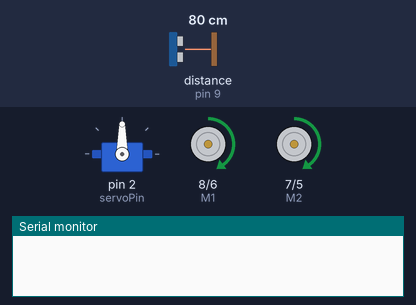
A sketch run on a simulated Arduino Uno, built with avr-gcc and run on an emulated ATmega328P. Shown: servo, direction and speed pins drawn as motors (green arrow = direction pin HIGH = forward, orange = LOW = backward, longer = more drive), the last lines printed to the serial monitor. Wiring (inferred from the names in the program): ultrasonic range finder: trigger pin 13; echo pin 9. Inputs (shaded band) come from the test bench; at power-on: distance to the obstacle (sensor on pin 9) 80 cm. The echo pulse lasts 58.3 µs per cm.

Above: at 1.2 s.
1.3 s: distance to the obstacle (sensor on pin 9) set to 33 cm
2.8 s: distance to the obstacle (sensor on pin 9) set to 28 cm
At 2.93 s:
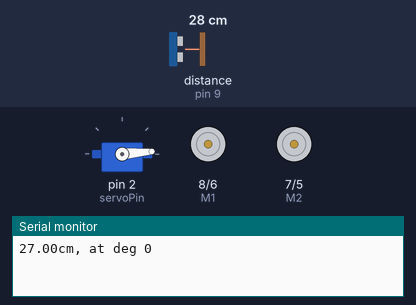
5.8 s: distance to the obstacle (sensor on pin 9) set to 35 cm
At 8.57 s:
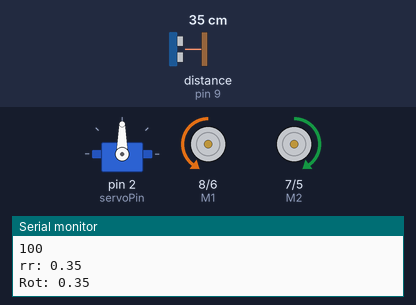
8.8 s: distance to the obstacle (sensor on pin 9) set to 2 cm
At 9.38 s:
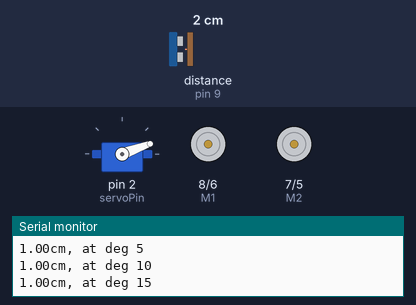
11.8 s: distance to the obstacle (sensor on pin 9) set to 4 cm
At 15.72 s:
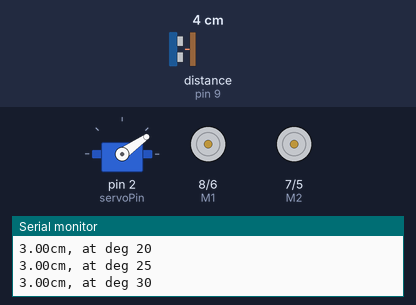
Timing chart, 0 to 15.8 s (numbered marks = the images above; inputs shaded):
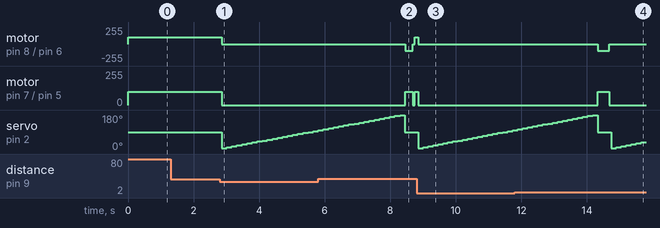

Measured:
- the behaviour switches between 31 and 30 cm on distance to the obstacle (sensor on pin 9) (found by bisection; images 0 and 1)
- after the input at 1.3 s, every drawn part: stays the same
- after the input at 2.8 s, motor on pin 8 (M1) / pin 6 (E1), motor on pin 7 (M2) / pin 5 (E2): forward 100/255 → stopped after 0.05 s; servo on pin 2 (servoPin): 90° → 5° after 0.06 s, → 10° 0.16 s later, → 15° 0.16 s later, → 20° 0.16 s later, … (19 changes in this stretch)
- after the input at 5.8 s, motor on pin 8 (M1) / pin 6 (E1): stopped → backward 100/255 after 2.7 s, → forward 100/255 0.24 s later; motor on pin 7 (M2) / pin 5 (E2): stopped → forward 100/255 after 2.7 s
- after the input at 8.8 s, motor on pin 8 (M1) / pin 6 (E1), motor on pin 7 (M2) / pin 5 (E2): forward 100/255 → stopped after 0.05 s; servo on pin 2 (servoPin): 90° → 5° after 0.05 s, → 10° 0.15 s later, → 15° 0.15 s later, → 20° 0.15 s later, … (20 changes in this stretch)
- after the input at 11.8 s, motor on pin 8 (M1) / pin 6 (E1): stopped → backward 100/255 after 2.5 s, → stopped 0.36 s later; motor on pin 7 (M2) / pin 5 (E2): stopped → forward 100/255 after 2.5 s, → stopped 0.36 s later

The sketch:

sweepDistance_15.ino
```cpp
#include <Servo.h>
// Init Servo
Servo myservo;
int E1 = 6;
int E2 = 5;
int M1 = 8;
int M2 = 7;
int Speed = 100;
double n = 87.5;

#define trigPin 13
#define echoPin 9

const int servoPin = 2;
const int deg = 180;

int delta = 5;
int l = deg/delta;


void setup() {
  // put your setup code here, to run once:
  myservo.attach(servoPin);
  Serial.begin(9600);

  pinMode(trigPin, OUTPUT);
  pinMode(echoPin, INPUT);

  int i;
  for(i=5;i<=8;i++)
    pinMode(i, OUTPUT);
  myservo.write(90);
}
void aspetta()
{
  analogWrite (E1,0);
  digitalWrite(M1,HIGH);
  analogWrite (E2,0);
  digitalWrite(M2,HIGH);

}
void destra()
{
  analogWrite (E1,Speed);
  digitalWrite(M1,LOW);
  analogWrite (E2,Speed);
  digitalWrite(M2,HIGH);
}
void sinistra()
{
  Serial.println("IN");
  analogWrite (E1,Speed);
  digitalWrite(M1,HIGH);
  analogWrite (E2, Speed);
  digitalWrite(M2,LOW);
}

void avanti()
{

  analogWrite (E1,Speed);
  digitalWrite(M1,HIGH);
  analogWrite (E2, Speed);
  digitalWrite(M2,HIGH);
}

void rotateForAngle(double angolo){
  int v;

  if(angolo < 90)
  {
    v = 90 - angolo;
  }
  else
  {
     v = angolo - 90;
  }

  double rr = 2*((double)v/180.0)*3.14;
  Serial.print("rr: ");
  Serial.println(rr);
  double rot = rr * 1;
  Serial.print("Rot: ");
  Serial.println(rot);

  n = 270;

  if(angolo < 90)
  {
    double V = (double)Speed/255.0;
    double t = (rot * n)/V;
    sinistra();
    delay(t);
    aspetta();
  }
  else
  {
    double V = (double)Speed/255.0;
    double t = (rot * n)/V;
    destra();
    delay(t);
    aspetta();
  }
  n = 87.5;
}


void loop() {
//  // put your main code here, to run repeatedly:
  int dist = getLength();
  int minDist = 30;
  if (dist < minDist){
    aspetta();
    int a[l];
  myservo.write(0);

  for (int i=0; i<l; i++){
    a[i] = getLength();
    Serial.print(getLength());
    Serial.print("cm, at deg ");
    Serial.println(i*delta);
    myservo.write((i+1) * delta);
    delay(150);
  }
  myservo.write(90);

  // Trova la distanza maggiore
  double maxValue = a[0];
  int maxPointer = 0;
  for (int j=0; j<l; j++){
    if (a[j] > maxValue){
      maxValue = a[j];
      maxPointer = j;
    }
  }


  int angolo = maxPointer * delta;


  Serial.println(angolo);
  rotateForAngle(angolo);
  } else {
    avanti();
  }

  delay(50);

}

double getLength(){
  long duration, distance;
  digitalWrite(trigPin, LOW);  // Added this line
  delayMicroseconds(2); // Added this line
  digitalWrite(trigPin, HIGH);
//  delayMicroseconds(1000); - Removed this line
  delayMicroseconds(10); // Added this line
  digitalWrite(trigPin, LOW);
  duration = pulseIn(echoPin, HIGH);
  distance = (duration/2) / 29.1;
  return distance;
}

long microsecondsToInches(long microseconds)
{
  return microseconds / 74 / 2;
}

long microsecondsToCentimeters(long microseconds)
{
  return microseconds / 29 / 2;
}
```
